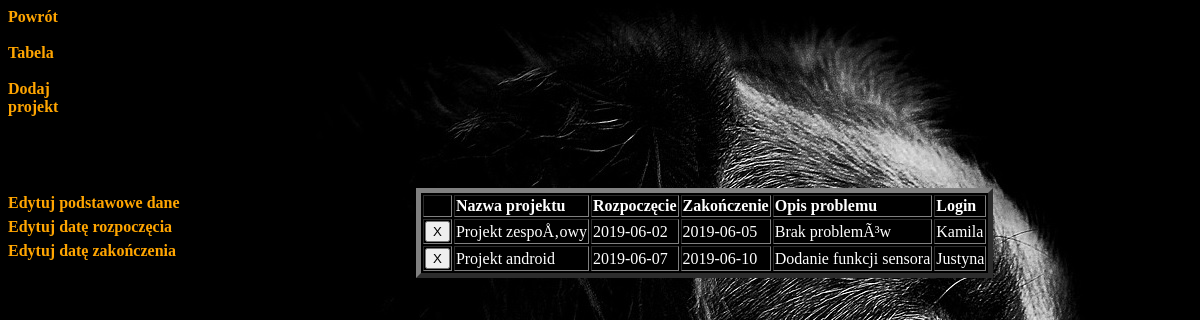
Screenshot of /Wykaz.php (signed in) with the database file from the repository.
### tables this page shows
CREATE TABLE `projekty` (
  `id` int(10) NOT NULL,
  `nazwa_projektu` varchar(100) NOT NULL,
  `data_rozp` date NOT NULL,
  `data_zak` date NOT NULL,
  `opis_problemu` text NOT NULL,
  `login` varchar(30) NOT NULL
);

### Wykaz.php (the view, shortened to what this page needs)
<html>
<head>
  <link rel="stylesheet" href="style.css">
</head>
<body>
<body background="1.jpg">
<div id="pole_projekt" class="pole_projekt">
<?php
if($_SESSION["zalogowany"]==$_SESSION['login'] && $_SESSION["zalogowany"]!='') {
echo "<table border='5' style='color: white;'>
<thead><td></td><td><b>Nazwa projektu</b></td><td><b>Rozpoczęcie</b></td><td><b>Zakończenie</b></td><td><b>Opis problemu</b></td><td><b>Login</b></td></thead>";
};
?>
<?php
if($_SESSION["zalogowany"]==$_SESSION['login'] && $_SESSION["zalogowany"]!='') {
include 'konfiguracja.php';
$baza = mysqli_connect($db_server, $db_login, $db_pass, $db_baza) or die ("błąd połączenia");
$zapytanie="SELECT * FROM projekty";
$wynik = $baza->query($zapytanie) or die ('błedne zapytanie');
$wynik1 = $baza->query($zapytanie) or die ('błedne zapytanie');
while ($wiersz = $wynik->fetch_assoc() and $wynik1->fetch_assoc())
{
	echo "<form method='POST' action='usun.php'>";
	echo "<tr><td><input type='submit' value='X' /></td>";
	echo "</form>";
	echo "<td>".$wiersz['nazwa_projektu']."</td><td>".$wiersz['data_rozp']."</td><td>".$wiersz['data_zak']."</td><td>".$wiersz['opis_problemu']."</td><td>".$wiersz['login']."</td>";
};
} else
{
	echo "<b>Nie masz dostępu do projektów</b>";
}
?>
</table>
</div>
<a href="glowna.php"><div id="powrot" class="powrot">
<b>Powrót</b>
</div></a>
<a href="tabela.php"><div id="tabela" class="tabela">
<b>Tabela</b>
</div></a>
<?php
if($_SESSION["zalogowany"]==$_SESSION['login'] && $_SESSION["zalogowany"]!='') {
echo "<a href='dodaj.php'><div id='dodaj' class='dodaj'>
<b>Dodaj projekt</b>
</div></a>;";
};
?>
<?php
if($_SESSION["zalogowany"]==$_SESSION['login'] && $_SESSION["zalogowany"]!='') {
echo "<a href='edycja.php'><div id='edytuj' class='edytuj'>
<b>Edytuj podstawowe dane</b>
</div></a>;";
};
?>
<?php
if($_SESSION["zalogowany"]==$_SESSION['login'] && $_SESSION["zalogowany"]!='') {
echo "<a href='edycja_1.php'><div id='edytuj_1' class='edytuj_1'>
<b>Edytuj datę rozpoczęcia</b>
</div></a>;";
};
?>
<?php
if($_SESSION["zalogowany"]==$_SESSION['login'] && $_SESSION["zalogowany"]!='') {
echo "<a href='edycja_2.php'><div id='edytuj_2' class='edytuj_2'>
<b>Edytuj datę zakończenia</b>
</div></a>;";
};
?>
</body>
</html>

### style.css (style rules this page uses)
table { background-color: black; }
.pole_projekt { width: 50%; height: 50%; margin-left: 34%; margin-top: 15%; position: absolute; color: orange; }
.powrot { width: 4%; height: 5%; color: orange; position: absolute; }
.dodaj { margin-top: 6%; width: 8%; height: 5%; color: orange; position: absolute; }
.edytuj { margin-top: 14%; width: 15%; height: 5%; color: orange; position: absolute; }
.edytuj_1 { margin-top: 16%; width: 15%; height: 5%; color: orange; position: absolute; }
.edytuj_2 { margin-top: 18%; width: 15%; height: 5%; color: orange; position: absolute; }
.tabela { margin-top: 3%; width: 8%; height: 5%; color: orange; position: absolute; }

### rows the page displays
projekty: nazwa_projektu "Projekt zespoÅ‚owy", data_rozp "2019-06-02", data_zak "2019-06-05", opis_problemu "Brak problemÃ³w", login "Kamila"
projekty: nazwa_projektu "Projekt android", data_rozp "2019-06-07", data_zak "2019-06-10", opis_problemu "Dodanie funkcji sensora", login "Justyna"
